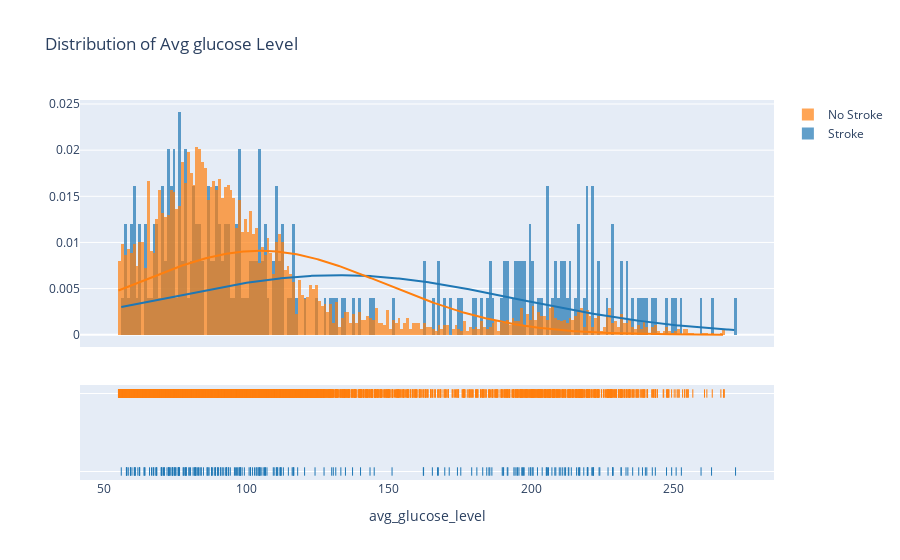

Notebook code for this chart:
### Code cell
stroke=df[df["stroke"]==1].avg_glucose_level
no_stroke=df[df["stroke"]==0].avg_glucose_level
fig=ff.create_distplot([stroke,no_stroke],["Stroke","No Stroke"],curve_type="normal")
fig.update_layout(title="Distribution of Avg glucose Level" , xaxis_title="avg_glucose_level")

### Figure 1 — Plotly figure (JSON) as saved in the notebook; plotly's stock layout.template omitted (floating-point values rounded to 4 significant figures; data arrays with more than 128 entries replaced by an {"elided": "..."} marker saying what was removed)
{"data": [{"autobinx": false, "histnorm": "probability density", "legendgroup": "Stroke", "marker": {"color": "rgb(31, 119, 180)"}, "name": "Stroke", "opacity": 0.7, "type": "histogram", "x": {"elided": "249 float values"}, "xaxis": "x", "xbins": {"end": 271.7, "size": 1, "start": 56.11}, "yaxis": "y"}, {"autobinx": false, "histnorm": "probability density", "legendgroup": "No Stroke", "marker": {"color": "rgb(255, 127, 14)"}, "name": "No Stroke", "opacity": 0.7, "type": "histogram", "x": {"elided": "4861 float values"}, "xaxis": "x", "xbins": {"end": 267.8, "size": 1, "start": 55.12}, "yaxis": "y"}, {"legendgroup": "Stroke", "marker": {"color": "rgb(31, 119, 180)"}, "mode": "lines", "name": "Stroke", "showlegend": false, "type": "scatter", "x": {"elided": "500 float values"}, "xaxis": "x", "y": {"elided": "500 float values"}, "yaxis": "y"}, {"legendgroup": "No Stroke", "marker": {"color": "rgb(255, 127, 14)"}, "mode": "lines", "name": "No Stroke", "showlegend": false, "type": "scatter", "x": {"elided": "500 float values"}, "xaxis": "x", "y": {"elided": "500 float values"}, "yaxis": "y"}, {"legendgroup": "Stroke", "marker": {"color": "rgb(31, 119, 180)", "symbol": "line-ns-open"}, "mode": "markers", "name": "Stroke", "showlegend": false, "type": "scatter", "x": {"elided": "249 float values"}, "xaxis": "x", "y": {"elided": "249 str values"}, "yaxis": "y2"}, {"legendgroup": "No Stroke", "marker": {"color": "rgb(255, 127, 14)", "symbol": "line-ns-open"}, "mode": "markers", "name": "No Stroke", "showlegend": false, "type": "scatter", "x": {"elided": "4861 float values"}, "xaxis": "x", "y": {"elided": "4861 str values"}, "yaxis": "y2"}], "layout": {"barmode": "overlay", "hovermode": "closest", "legend": {"traceorder": "reversed"}, "title": {"text": "Distribution of Avg glucose Level"}, "xaxis": {"anchor": "y2", "domain": [0, 1], "title": {"text": "avg_glucose_level"}, "zeroline": false}, "yaxis": {"anchor": "free", "domain": [0.35, 1], "position": 0}, "yaxis2": {"anchor": "x", "domain": [0, 0.25], "dtick": 1, "showticklabels": false}}}
